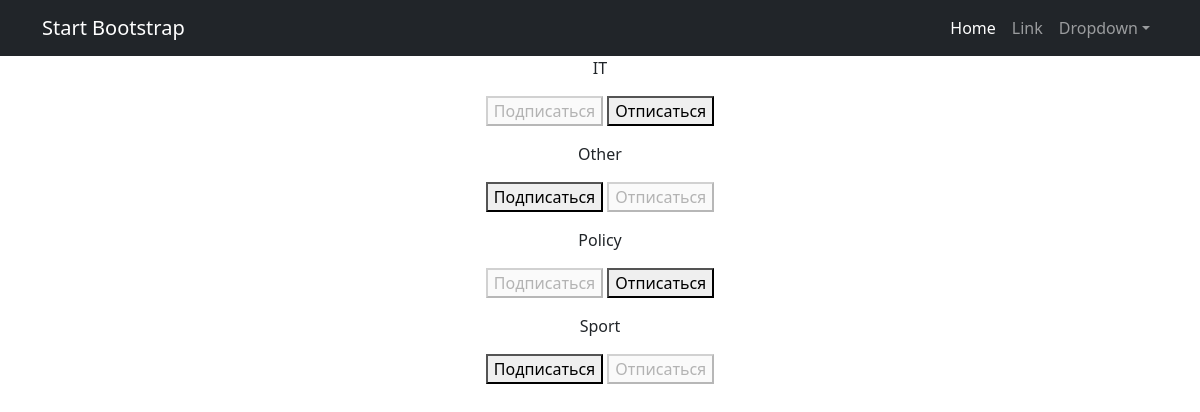
The app's page /posts/subscriptions/ (signed in) with its own data.
### news/models.py (models this page shows, shortened)
class Category(models.Model):
    name = models.CharField(max_length=64, unique=True)
    subscribers = models.ManyToManyField(User, through='Subscription')

### news/views.py (the view, shortened to what this page needs)
# urls.py: path('subscriptions/', subscriptions, name = 'subscriptions')
@login_required
@csrf_protect
def subscriptions(request):
    categories_with_subscriptions = Category.objects.annotate(
        user_subscribed=Exists(
            Subscription.objects.filter(
                user=request.user,
                category=OuterRef('pk'),
            )
        )
    ).order_by('name')
    return render(
        request,
        'subscriptions.html',
        {'categories': categories_with_subscriptions},
    )

### templates/subscriptions.html (shortened to what this page needs)
{% extends 'flatpages/default.html' %}
{% block content %}
    {% for category in categories  %}
        <p>
            {{ category.name }}
            <form method="post">
                {% if category.user_subscribed %}
                    <button disabled>Подписаться</button>
                    <button name="action" value="unsubscribe">Отписаться</button>
                {% else %}
                    <button name="action" value="subscribe">Подписаться</button>
                    <button disabled>Отписаться</button>
                {% endif %}
            </form>
        </p>
    {% endfor %}
{% endblock content %}

### records on screen
Category: name "IT", shows "Подписаться"
Category: name "Other", shows "Подписаться"
Category: name "Policy", shows "Подписаться"
Category: name "Sport", shows "Подписаться"
